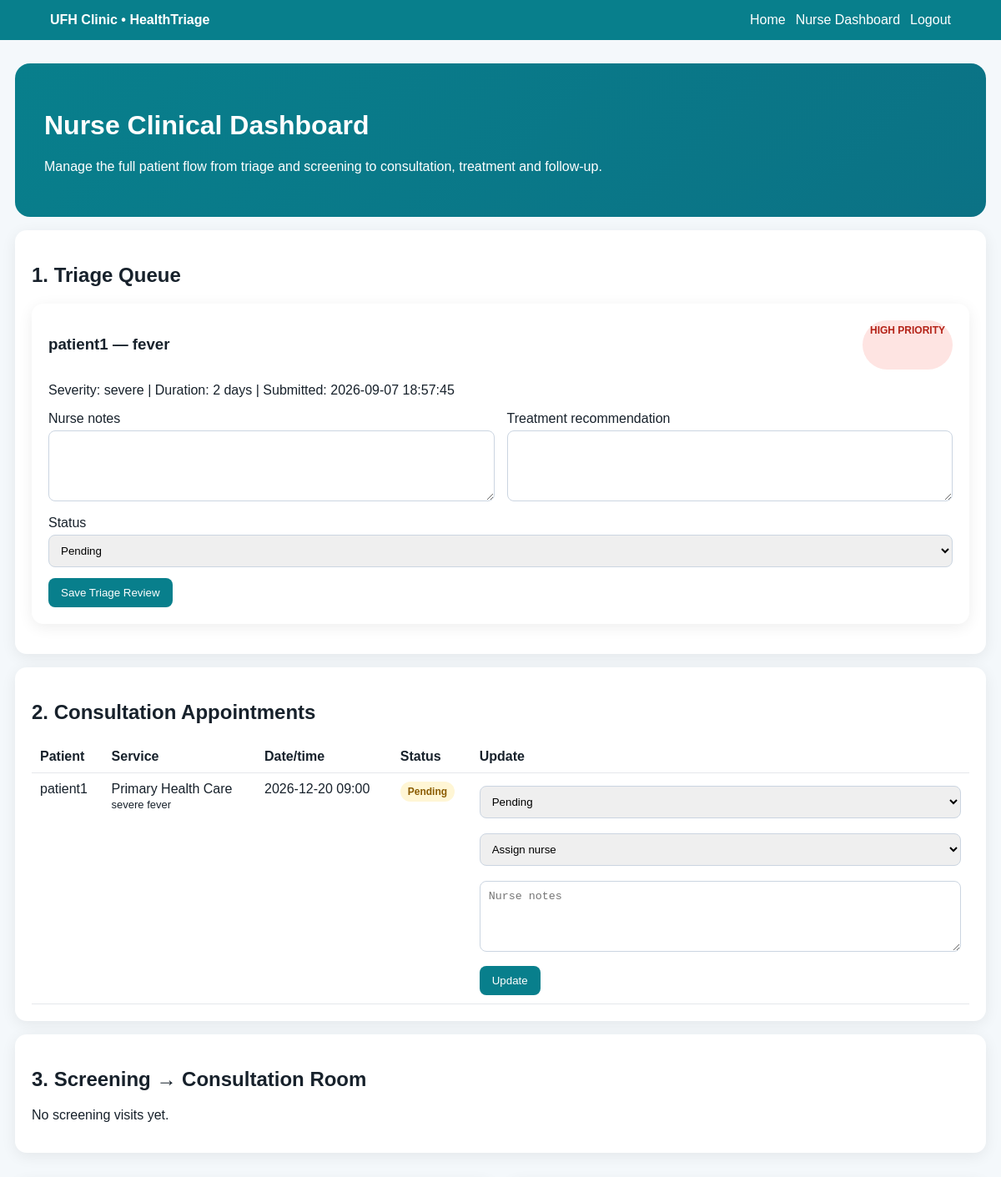
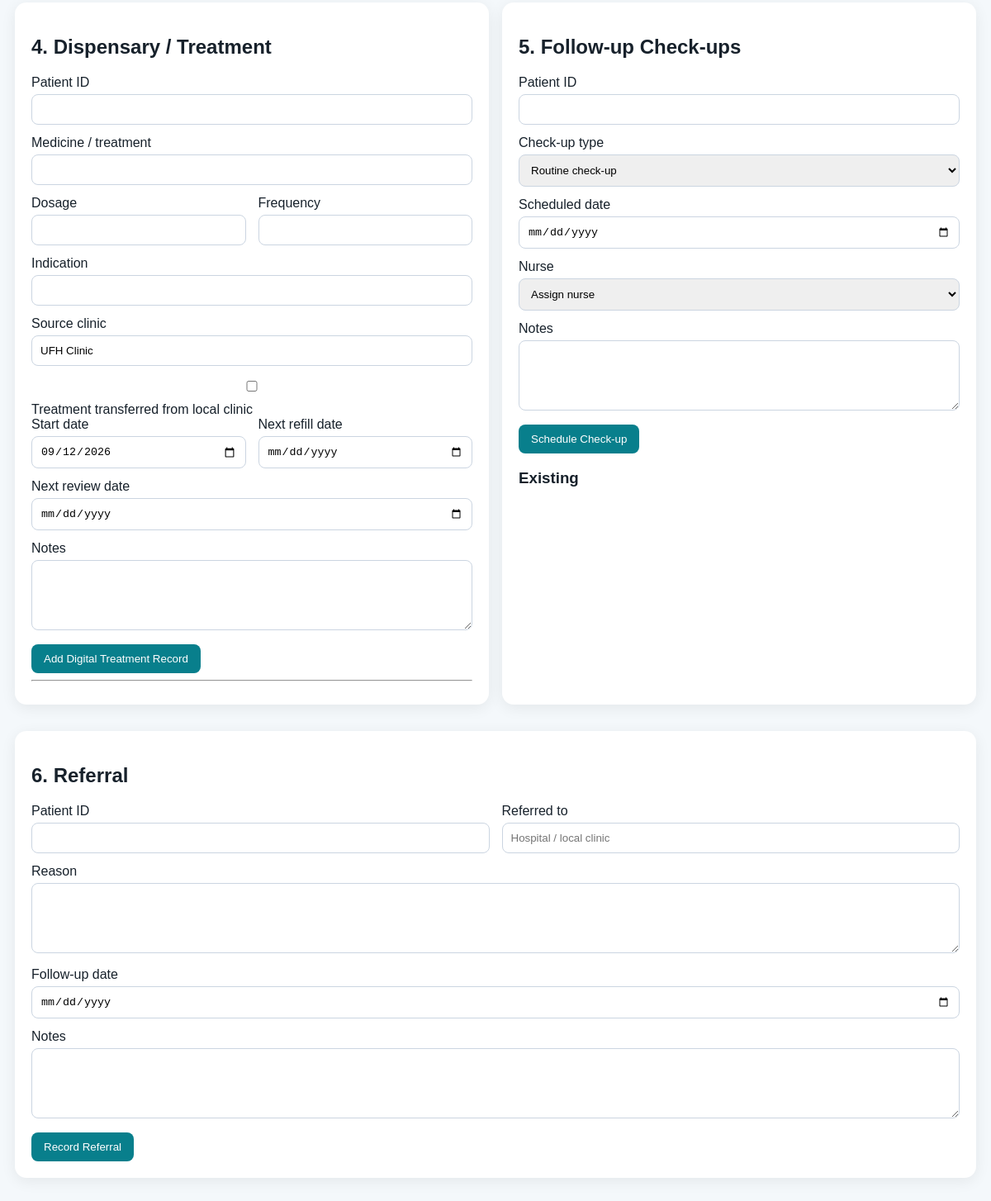
Page /nurse/dashboard (signed in) on the committed database (2 pictures, top to bottom).
### tables this page shows
CREATE TABLE triage_records (
        id INTEGER PRIMARY KEY AUTOINCREMENT,
        patient_id INTEGER,
        patient_name TEXT NOT NULL,
        age INTEGER NOT NULL,
        symptom TEXT NOT NULL,
        duration TEXT NOT NULL,
        severity TEXT NOT NULL,
        description TEXT DEFAULT '',
        priority TEXT NOT NULL,
        status TEXT NOT NULL DEFAULT 'Pending',
        nurse_notes TEXT DEFAULT '',
        treatment TEXT DEFAULT '',
        created_at TEXT NOT NULL,
        FOREIGN KEY(patient_id) REFERENCES users(id)
    );

CREATE TABLE appointments (
        id INTEGER PRIMARY KEY AUTOINCREMENT,
        patient_id INTEGER NOT NULL,
        patient_name TEXT NOT NULL,
        service TEXT NOT NULL DEFAULT 'Consultation',
        nurse_name TEXT DEFAULT '',
        appointment_date TEXT NOT NULL,
        appointment_time TEXT NOT NULL,
        reason TEXT NOT NULL,
        notes TEXT DEFAULT '',
        status TEXT NOT NULL DEFAULT 'Pending',
        nurse_notes TEXT DEFAULT '',
        created_at TEXT NOT NULL,
        FOREIGN KEY(patient_id) REFERENCES users(id)
    );

### app.py (the view)
@app.route('/nurse/dashboard')
def nurse_dashboard():
    d=require_role('nurse','nurse_login');
    if d:return d
    c=get_db(); records=c.execute("SELECT * FROM triage_records ORDER BY CASE priority WHEN 'HIGH PRIORITY' THEN 1 WHEN 'MEDIUM PRIORITY' THEN 2 ELSE 3 END, created_at DESC").fetchall(); appointments=c.execute('SELECT * FROM appointments ORDER BY appointment_date,appointment_time').fetchall(); visits=c.execute('SELECT v.*,u.full_name AS patient_name FROM visits v JOIN users u ON u.id=v.patient_id ORDER BY v.created_at DESC').fetchall(); meds=c.execute('SELECT t.*,u.full_name AS patient_name FROM treatment_records t JOIN users u ON u.id=t.patient_id ORDER BY t.next_refill_date').fetchall(); checks=c.execute('SELECT ch.*,u.full_name AS patient_name FROM checkups ch JOIN users u ON u.id=ch.patient_id ORDER BY ch.scheduled_date').fetchall(); c.close()
    return render_template('nurseDashboard.html',name=session['name'],records=records,appointments=appointments,visits=visits,medications=meds,checkups=checks,nurses=NURSES)

### app.py (called while the page is built)
def get_db():
    conn = sqlite3.connect(DB_PATH)
    conn.row_factory = sqlite3.Row
    conn.execute('PRAGMA foreign_keys = ON')
    return conn

def require_role(role, endpoint):
    if session.get('role') != role:
        flash('Please login to continue.', 'error')
        return redirect(url_for(endpoint))
    return None

@app.context_processor
def globals_for_templates():
    return {'services': SERVICES, 'today': date.today().isoformat()}

### templates/nurseDashboard.html
{% extends 'base.html' %}{% block title %}Nurse Dashboard{% endblock %}{% block content %}<div class="hero"><h1>Nurse Clinical Dashboard</h1><p>Manage the full patient flow from triage and screening to consultation, treatment and follow-up.</p></div><div class="card"><h2>1. Triage Queue</h2>{% for r in records %}<div class="card"><div style="display:flex;justify-content:space-between"><h3>{{r['patient_name']}} — {{r['symptom']}}</h3><span class="badge {{r['priority'].split()[0].lower()}}">{{r['priority']}}</span></div><p>Severity: {{r['severity']}} | Duration: {{r['duration']}} | Submitted: {{r['created_at']}}</p><form method="post" action="{{url_for('update_triage',record_id=r['id'])}}"><div class="row"><div><label>Nurse notes</label><textarea name="nurse_notes">{{r['nurse_notes'] or ''}}</textarea></div><div><label>Treatment recommendation</label><textarea name="treatment">{{r['treatment'] or ''}}</textarea></div></div><label>Status</label><select name="status"><option {% if r['status']=='Pending' %}selected{% endif %}>Pending</option><option {% if r['status']=='Reviewed' %}selected{% endif %}>Reviewed</option><option {% if r['status']=='Completed' %}selected{% endif %}>Completed</option></select><button>Save Triage Review</button></form></div>{% else %}<p>No triage records.</p>{% endfor %}</div><div class="card"><h2>2. Consultation Appointments</h2><table class="table"><tr><th>Patient</th><th>Service</th><th>Date/time</th><th>Status</th><th>Update</th></tr>{% for a in appointments %}<tr><td>{{a['patient_name']}}</td><td>{{a['service']}}<br><span class="small">{{a['reason']}}</span></td><td>{{a['appointment_date']}} {{a['appointment_time']}}</td><td><span class="badge {{a['status'].lower().replace(' ','-')}}">{{a['status']}}</span></td><td><form method="post" action="{{url_for('update_appointment',appointment_id=a['id'])}}"><select name="status"><option>Pending</option><option>Confirmed</option><option>Checked In</option><option>Completed</option><option>Cancelled</option></select><select name="nurse_name"><option value="">Assign nurse</option>{% for n,r,s in nurses %}<option>{{n}}</option>{% endfor %}</select><textarea name="nurse_notes" placeholder="Nurse notes">{{a['nurse_notes'] or ''}}</textarea><button>Update</button></form></td></tr>{% else %}<tr><td colspan="5">No appointments.</td></tr>{% endfor %}</table></div><div class="card"><h2>3. Screening → Consultation Room</h2>{% for v in visits %}<div class="card"><h3>{{v['patient_name']}} <span class="badge">{{v['status']}}</span></h3><form method="post" action="{{url_for('update_visit',visit_id=v['id'])}}"><div class="row"><div><label>BP systolic</label><input name="bp_systolic" value="{{v['bp_systolic'] or ''}}"><label>BP diastolic</label><input name="bp_diastolic" value="{{v['bp_diastolic'] or ''}}"><label>Glucose mmol/L</label><input name="glucose" value="{{v['glucose'] or ''}}"><label>Temperature °C</label><input name="temperature" value="{{v['temperature'] or ''}}"></div><div><label>HIV test status</label><select name="hiv_test"><option>{{v['hiv_test']}}</option><option>Not done</option><option>Negative</option><option>Positive</option><option>Indeterminate</option><option>Declined</option></select><label>HIV notes</label><textarea name="hiv_notes">{{v['hiv_notes'] or ''}}</textarea><label>Consultation notes</label><textarea name="consultation_notes">{{v['consultation_notes'] or ''}}</textarea><label>Clinical assessment / diagnosis</label><textarea name="diagnosis">{{v['diagnosis'] or ''}}</textarea><label>Treatment recommendation</label><textarea name="treatment_recommendation">{{v['treatment_recommendation'] or ''}}</textarea></div></div><label>Visit status</label><select name="status"><option>Screened</option><option>Consultation</option><option>Treatment Recommended</option><option>Completed</option></select><button>Save Clinical Record</button></form></div>{% else %}<p>No screening visits yet.</p>{% endfor %}</div><div class="grid"><div class="card"><h2>4. Dispensary / Treatment</h2><form method="post" action="{{url_for('add_treatment')}}"><label>Patient ID</label><input name="patient_id" type="number" required><label>Medicine / treatment</label><input name="medication" required><div class="row"><div><label>Dosage</label><input name="dosage"></div><div><label>Frequency</label><input name="frequency"></div></div><label>Indication</label><input name="indication"><label>Source clinic</label><input name="source_clinic" value="UFH Clinic"><label><input type="checkbox" name="transferred"> Treatment transferred from local clinic</label><div class="row"><div><label>Start date</label><input type="date" name="start_date" value="{{today}}"></div><div><label>Next refill date</label><input type="date" name="next_refill_date"></div></div><label>Next review date</label><input type="date" name="next_review_date"><label>Notes</label><textarea name="notes"></textarea><button>Add Digital Treatment Record</button></form><hr>{% for m in medications[:8] %}<p><b>{{m['patient_name']}}</b> — {{m['medication']}} — refill {{m['next_refill_date'] or '-'}}{% if m['transferred_from_local_clinic'] %} <span class="badge confirmed">Transferred</span>{% endif %}</p>{% endfor %}</div><div class="card"><h2>5. Follow-up Check-ups</h2><form method="post" action="{{url_for('add_checkup')}}"><label>Patient ID</label><input name="patient_id" type="number" required><label>Check-up type</label><select name="checkup_type"><option>Routine check-up</option><option>BP follow-up</option><option>Diabetes follow-up</option><option>HIV treatment follow-up</option><option>Medication review</option><option>Post-treatment check-up</option></select><label>Scheduled date</label><input type="date" name="scheduled_date" required><label>Nurse</label><select name="nurse_name"><option value="">Assign nurse</option>{% for n,r,s in nurses %}<option>{{n}}</option>{% endfor %}</select><label>Notes</label><textarea name="notes"></textarea><button>Schedule Check-up</button></form><h3>Existing</h3>{% for ch in checkups[:10] %}<p><b>{{ch['patient_name']}}</b> — {{ch['checkup_type']}} — {{ch['scheduled_date']}} — {{ch['status']}}</p>{% endfor %}</div></div><div class="card"><h2>6. Referral</h2><form method="post" action="{{url_for('add_referral')}}"><div class="row"><div><label>Patient ID</label><input name="patient_id" type="number" required></div><div><label>Referred to</label><input name="referred_to" placeholder="Hospital / local clinic" required></div></div><label>Reason</label><textarea name="reason" required></textarea><label>Follow-up date</label><input type="date" name="followup_date"><label>Notes</label><textarea name="notes"></textarea><button>Record Referral</button></form></div>{% endblock %}

### templates/base.html (style rules this page uses)
* { box-sizing:border-box }
body { margin:0;font-family:Arial,Helvetica,sans-serif;background:#f4f8fb;color:#17212b }
.hero { background:linear-gradient(135deg,#087f8c,#0b7285);color:#fff;border-radius:18px;padding:35px }
.grid { display:grid;grid-template-columns:repeat(auto-fit,minmax(240px,1fr));gap:16px }
.card { background:#fff;border-radius:14px;padding:20px;margin:16px 0;box-shadow:0 4px 18px #00000012 }
.btn,button { display:inline-block;border:0;border-radius:8px;background:#087f8c;color:#fff;padding:10px 15px;text-decoration:none;cursor:pointer }
input,select,textarea { width:100%;padding:10px;border:1px solid #cbd5e1;border-radius:8px;margin:5px 0 13px }
textarea { min-height:85px }
.row { display:grid;grid-template-columns:repeat(2,1fr);gap:15px }
.badge { display:inline-block;padding:5px 9px;border-radius:999px;font-size:12px;font-weight:800;background:#e2e8f0 }
.high { background:#fee4e2;color:#b42318 }
.pending { background:#fff6d5;color:#8a5b00 }
.table { width:100%;border-collapse:collapse }
.table th,.table td { padding:10px;border-bottom:1px solid #e5e7eb;text-align:left;vertical-align:top }
.small { font-size:13px }

### rows in the picture
triage_records: patient_name "patient1", symptom "fever", priority "HIGH PRIORITY", severity "severe", duration "2 days", created_at "2026-09-07 18:57:45", status "Pending"
appointments: patient_name "patient1", service "Primary Health Care", reason "severe fever", appointment_date "2026-12-20", appointment_time "09:00", status "Pending"
